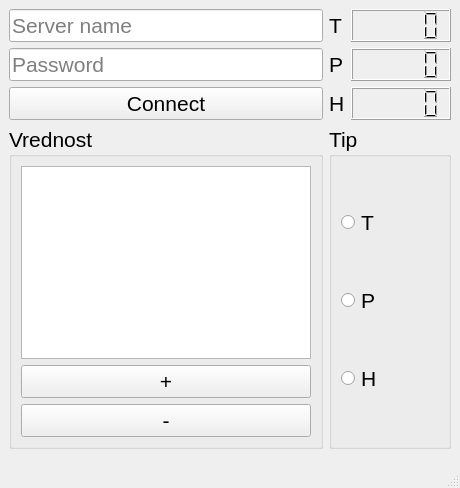
<?xml version="1.0" encoding="UTF-8"?>
<ui version="4.0">
 <class>MainWindow</class>
 <widget class="QMainWindow" name="MainWindow">
  <property name="geometry">
   <rect>
    <x>0</x>
    <y>0</y>
    <width>460</width>
    <height>488</height>
   </rect>
  </property>
  <property name="font">
   <font>
    <pointsize>16</pointsize>
   </font>
  </property>
  <property name="windowTitle">
   <string>MainWindow</string>
  </property>
  <widget class="QWidget" name="centralwidget">
   <layout class="QGridLayout" name="gridLayout">
    <item row="0" column="0">
     <layout class="QVBoxLayout" name="verticalLayout">
      <item>
       <widget class="QLineEdit" name="lineEdit">
        <property name="minimumSize">
         <size>
          <width>300</width>
          <height>0</height>
         </size>
        </property>
        <property name="placeholderText">
         <string>Server name</string>
        </property>
       </widget>
      </item>
      <item>
       <widget class="QLineEdit" name="lineEdit_2">
        <property name="minimumSize">
         <size>
          <width>300</width>
          <height>0</height>
         </size>
        </property>
        <property name="placeholderText">
         <string>Password</string>
        </property>
       </widget>
      </item>
      <item>
       <widget class="QPushButton" name="pushButton">
        <property name="text">
         <string>Connect</string>
        </property>
       </widget>
      </item>
     </layout>
    </item>
    <item row="3" column="1">
     <widget class="QGroupBox" name="groupBox">
      <property name="title">
       <string>Tip</string>
      </property>
      <layout class="QVBoxLayout" name="verticalLayout_3">
       <item>
        <widget class="QRadioButton" name="radioButton">
         <property name="text">
          <string>T</string>
         </property>
        </widget>
       </item>
       <item>
        <widget class="QRadioButton" name="radioButton_2">
         <property name="text">
          <string>P</string>
         </property>
        </widget>
       </item>
       <item>
        <widget class="QRadioButton" name="radioButton_3">
         <property name="text">
          <string>H</string>
         </property>
        </widget>
       </item>
      </layout>
     </widget>
    </item>
    <item row="0" column="1">
     <layout class="QVBoxLayout" name="verticalLayout_2">
      <item>
       <layout class="QHBoxLayout" name="horizontalLayout">
        <item>
         <widget class="QLabel" name="label">
          <property name="maximumSize">
           <size>
            <width>60</width>
            <height>16777215</height>
           </size>
          </property>
          <property name="text">
           <string>T</string>
          </property>
         </widget>
        </item>
        <item>
         <widget class="QLCDNumber" name="lcdNumber">
          <property name="minimumSize">
           <size>
            <width>100</width>
            <height>0</height>
           </size>
          </property>
          <property name="maximumSize">
           <size>
            <width>400</width>
            <height>16777215</height>
           </size>
          </property>
         </widget>
        </item>
       </layout>
      </item>
      <item>
       <layout class="QHBoxLayout" name="horizontalLayout_2">
        <item>
         <widget class="QLabel" name="label_2">
          <property name="maximumSize">
           <size>
            <width>60</width>
            <height>16777215</height>
           </size>
          </property>
          <property name="text">
           <string>P</string>
          </property>
         </widget>
        </item>
        <item>
         <widget class="QLCDNumber" name="lcdNumber_2">
          <property name="minimumSize">
           <size>
            <width>100</width>
            <height>0</height>
           </size>
          </property>
          <property name="maximumSize">
           <size>
            <width>400</width>
            <height>16777215</height>
           </size>
          </property>
         </widget>
        </item>
       </layout>
      </item>
      <item>
       <layout class="QHBoxLayout" name="horizontalLayout_3">
        <item>
         <widget class="QLabel" name="label_3">
          <property name="maximumSize">
           <size>
            <width>60</width>
            <height>16777215</height>
           </size>
          </property>
          <property name="text">
           <string>H</string>
          </property>
         </widget>
        </item>
        <item>
         <widget class="QLCDNumber" name="lcdNumber_3">
          <property name="minimumSize">
           <size>
            <width>100</width>
            <height>0</height>
           </size>
          </property>
          <property name="maximumSize">
           <size>
            <width>400</width>
            <height>16777215</height>
           </size>
          </property>
         </widget>
        </item>
       </layout>
      </item>
     </layout>
    </item>
    <item row="3" column="0">
     <widget class="QGroupBox" name="groupBox_2">
      <property name="title">
       <string>Vrednost</string>
      </property>
      <layout class="QVBoxLayout" name="verticalLayout_4">
       <item>
        <widget class="QTextEdit" name="textEdit">
         <property name="readOnly">
          <bool>false</bool>
         </property>
         <property name="html">
          <string>&lt;!DOCTYPE HTML PUBLIC &quot;-//W3C//DTD HTML 4.0//EN&quot; &quot;http://www.w3.org/TR/REC-html40/strict.dtd&quot;&gt;
&lt;html&gt;&lt;head&gt;&lt;meta name=&quot;qrichtext&quot; content=&quot;1&quot; /&gt;&lt;style type=&quot;text/css&quot;&gt;
p, li { white-space: pre-wrap; }
&lt;/style&gt;&lt;/head&gt;&lt;body style=&quot; font-family:'MS Shell Dlg 2'; font-size:16pt; font-weight:400; font-style:normal;&quot;&gt;
&lt;p style=&quot;-qt-paragraph-type:empty; margin-top:0px; margin-bottom:0px; margin-left:0px; margin-right:0px; -qt-block-indent:0; text-indent:0px;&quot;&gt;&lt;br /&gt;&lt;/p&gt;&lt;/body&gt;&lt;/html&gt;</string>
         </property>
        </widget>
       </item>
       <item>
        <widget class="QPushButton" name="pushButton_2">
         <property name="text">
          <string>+</string>
         </property>
        </widget>
       </item>
       <item>
        <widget class="QPushButton" name="pushButton_3">
         <property name="text">
          <string>-</string>
         </property>
        </widget>
       </item>
      </layout>
     </widget>
    </item>
   </layout>
  </widget>
  <widget class="QMenuBar" name="menubar">
   <property name="geometry">
    <rect>
     <x>0</x>
     <y>0</y>
     <width>460</width>
     <height>43</height>
    </rect>
   </property>
  </widget>
  <widget class="QStatusBar" name="statusbar"/>
 </widget>
 <resources/>
 <connections/>
</ui>
